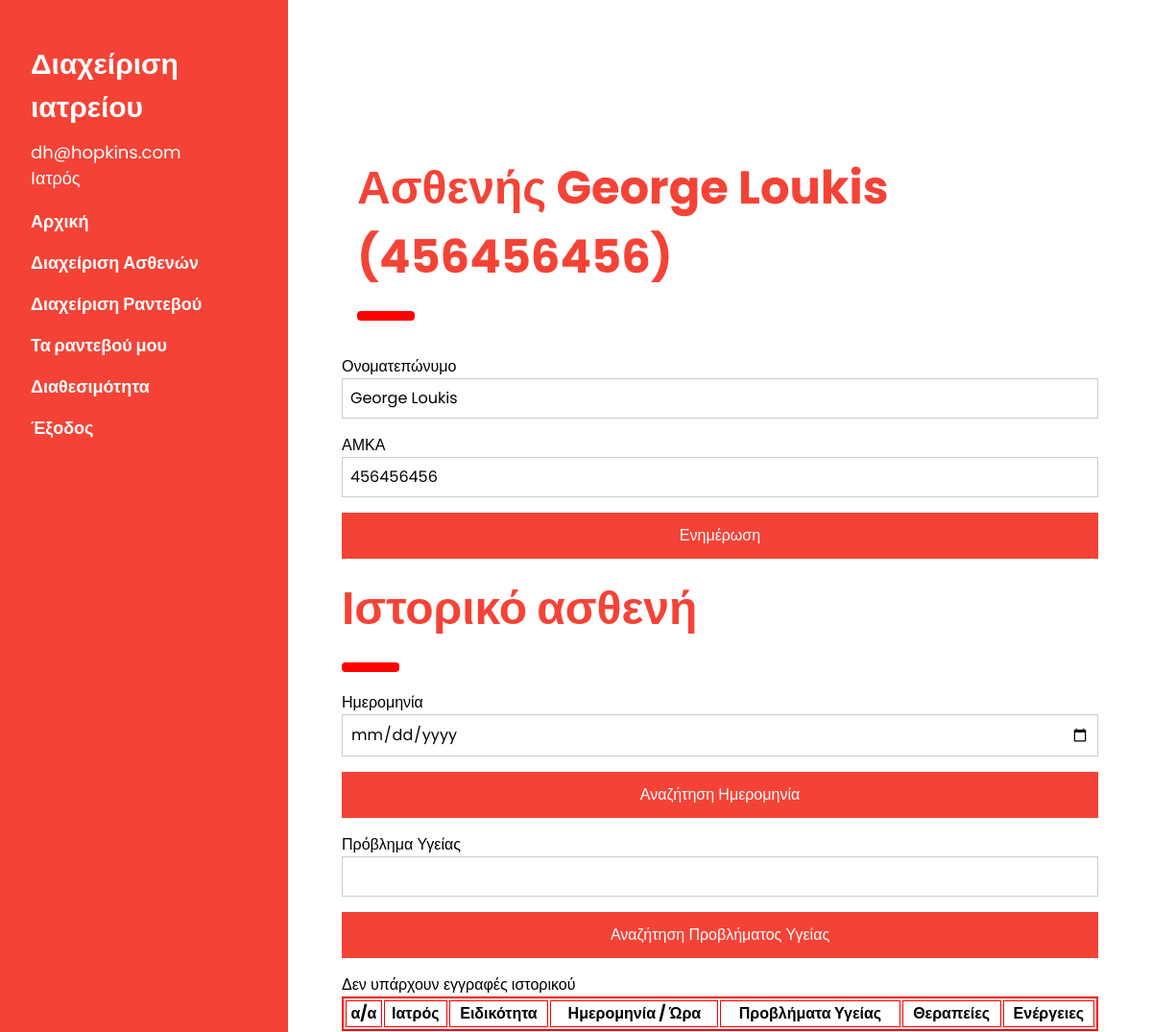
Page /patientrecord.php?patient_id=6 (signed in) on the committed database.
### tables this page shows
CREATE TABLE `patient` (
  `id` int(11) NOT NULL,
  `user_id` int(11) NOT NULL,
  `security_number` varchar(10) NOT NULL,
  `register_date` date NOT NULL
);

CREATE TABLE `user` (
  `id` int(11) NOT NULL,
  `email` varchar(40) NOT NULL,
  `password` varchar(10) NOT NULL,
  `fullname` varchar(50) NOT NULL,
  `idcard` varchar(12) NOT NULL,
  `role` enum('Ασθενής','Ιατρός','Γραμματέας','') NOT NULL
);

### dbfunctions.php (called while the page is built, shortened)
<?php
    function getUserFromPatient($conn, $patient_id){
        $sql = "SELECT p.*, u.email, u.fullname
                FROM patient p
                INNER JOIN user u ON p.user_id = u.id
                WHERE p.id = '$patient_id'";
        $result = mysqli_query($conn, $sql);
        if ($result && mysqli_num_rows($result) > 0) {
            return mysqli_fetch_assoc($result);
        }
        return -1;
    }
?>

### patientrecord.php (the view, shortened to what this page needs)
<?php
	include 'start.php';
  $date="";
  $health="";
  if ($_SESSION['role']=='Ασθενής'){
    $patient_id = $user['patient_id'];
    $patient = getUserFromPatient($conn, $patient_id);
  }
  else if (isset($_GET['patient_id'])){
    $patient_id = $_GET['patient_id'];
    $patient = getUserFromPatient($conn, $patient_id);
  }
?>
<div class="w3-main" style="margin-left:340px;margin-right:40px">
  <div class="w3-container" id="contact" style="margin-top:75px">
    <div class="w3-container" id="appointment" style="margin-top:75px">
      <h1 class="w3-xxxlarge w3-text-red"><b>Ασθενής <?php echo $patient['fullname']." (".$patient['security_number'].")";?></b></h1>
      <hr style="width:50px;border:5px solid red" class="w3-round">
    </div>
    <?php
    if ($_SESSION['role']!='Ασθενής'){
    ?>
    <form action="" method="POST">
      <div class="w3-section">
        <label>Ονοματεπώνυμο</label>
        <input class="w3-input w3-border" type="text" name="fullname" value="<?php echo $patient['fullname'];?>" required>
      </div>
      <div class="w3-section">
        <label>ΑΜΚΑ</label>
        <input class="w3-input w3-border" type="text" name="security_number" value="<?php echo $patient['security_number'];?>" required>
      </div>
      <button type="submit" name="updatepatient" class="w3-button w3-block w3-padding-large w3-red w3-margin-bottom">Ενημέρωση</button>
    </form>
    <?php
    }
    if ($_SESSION['role']!='Γραμματέας'){ ?>
      <h1 class="w3-xxxlarge w3-text-red"><b>Ιστορικό ασθενή</b></h1>
      <hr style="width:50px;border:5px solid red" class="w3-round">
      <form action="" method ="POST">
        <div class="w3-section">
          <label>Ημερομηνία</label>
          <input class="w3-input w3-border" type="date" name="register_date" required value="<?php echo $date;?>">
        </div>
        <button type="submit" name="searchdate" class="w3-button w3-block w3-padding-large w3-red w3-margin-bottom" >Αναζήτηση Ημερομηνία</button>
    </form>
    <form action="" method ="POST">
        <div class="w3-section">
          <label>Πρόβλημα Υγείας</label>
          <input class="w3-input w3-border" type="text" name="health_problems" required value="<?php echo $health;?>">
        </div>
        <button type="submit" name="searchhealth" class="w3-button w3-block w3-padding-large w3-red w3-margin-bottom" >Αναζήτηση Προβλήματος Υγείας</button>
    </form>
    <table border="2" bordercolor="red" width="100%">
      <tr>
        <th>α/α</th><th>Ιατρός</th><th>Ειδικότητα</th>
        <th>Ημερομηνία / Ώρα</th><th>Προβλήματα Υγείας</th><th>Θεραπείες</th>
        <?php
          if ($_SESSION['role']=='Ιατρός'){
        ?>
          <th>Ενέργειες</th>
          <?php
        } ?>
      </tr>
    </table>
  <?php } ?>
  </div>
</div>
<?php
	include 'end.php';
?>

### styles/w3.css (style rules this page uses)
*,*:before,*:after { box-sizing:inherit }
html { -ms-text-size-adjust:100%;-webkit-text-size-adjust:100% }
body { margin:0 }
b,strong { font-weight:bolder }
hr { box-sizing:content-box;height:0;overflow:visible }
button,input,select,textarea,optgroup { font:inherit;margin:0 }
button,input { overflow:visible }
button,select { text-transform:none }
button,[type=button],[type=reset],[type=submit] { -webkit-appearance:button }
html,body { font-family:Verdana,sans-serif;font-size:15px;line-height:1.5 }
html { overflow-x:hidden }
h1 { font-size:36px }
h1,h2,h3,h4,h5,h6 { font-family:"Segoe UI",Arial,sans-serif;font-weight:400;margin:10px 0 }
hr { border:0;border-top:1px solid #eee;margin:20px 0 }
.w3-btn,.w3-button { border:none;display:inline-block;padding:8px 16px;vertical-align:middle;overflow:hidden;text-decoration:none;color:inherit;background-color:inherit;text-align:center;cursor:pointer;white-space:nowrap }
.w3-btn,.w3-button { -webkit-touch-callout:none;-webkit-user-select:none;-khtml-user-select:none;-moz-user-select:none;-ms-user-select:none;user-select:none }
.w3-input { padding:8px;display:block;border:none;border-bottom:1px solid #ccc;width:100% }
.w3-main,#main { transition:margin-left .4s }
.w3-block { display:block;width:100% }
.w3-container:after,.w3-container:before,.w3-panel:after,.w3-panel:before,.w3-row:after,.w3-row:before,.w3-row-padding:after,.w3-row-padding:before, .w3-cell-row:before,.w3-cell-row:after,.w3-clear:after,.w3-clear:before,.w3-bar:before,.w3-bar:after { content:"";display:table;clear:both }
.w3-round,.w3-round-medium { border-radius:4px }
.w3-container,.w3-panel { padding:0.01em 16px }
.w3-xxxlarge { font-size:48px!important }
.w3-border { border:1px solid #ccc!important }
.w3-section,.w3-code { margin-top:16px!important;margin-bottom:16px!important }
.w3-margin-bottom { margin-bottom:16px!important }
.w3-padding-large { padding:12px 24px!important }
.w3-red,.w3-hover-red:hover { color:#fff!important;background-color:#f44336!important }
.w3-text-red,.w3-hover-text-red:hover { color:#f44336!important }

### start.php (style rules this page uses)
body,h1,h2,h3,h4,h5 { font-family: "Poppins", sans-serif }
body { font-size:16px; }

### rows in the picture
patient: user.fullname "George Loukis", security_number "456456456", fullname "George Loukis"

### other values in the picture
$_SESSION['email'] "dh@hopkins.com"
$_SESSION['role'] "Ιατρός"
